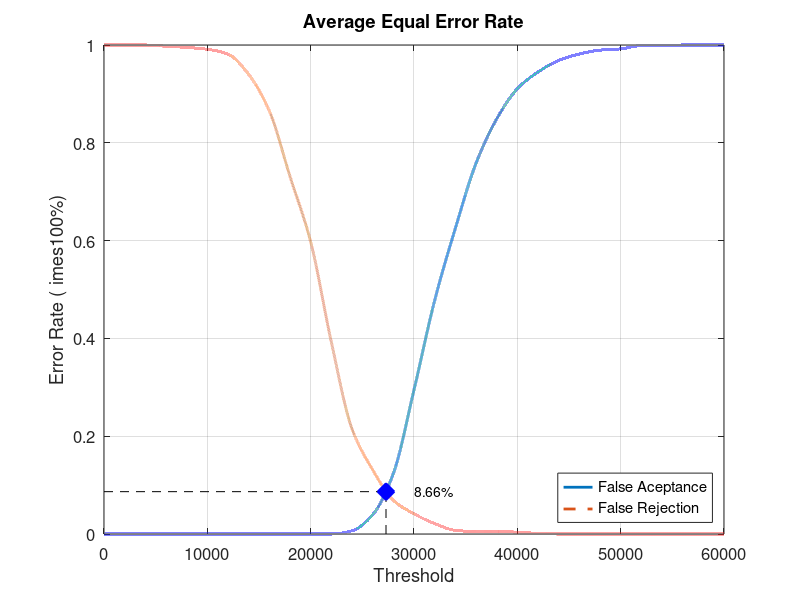
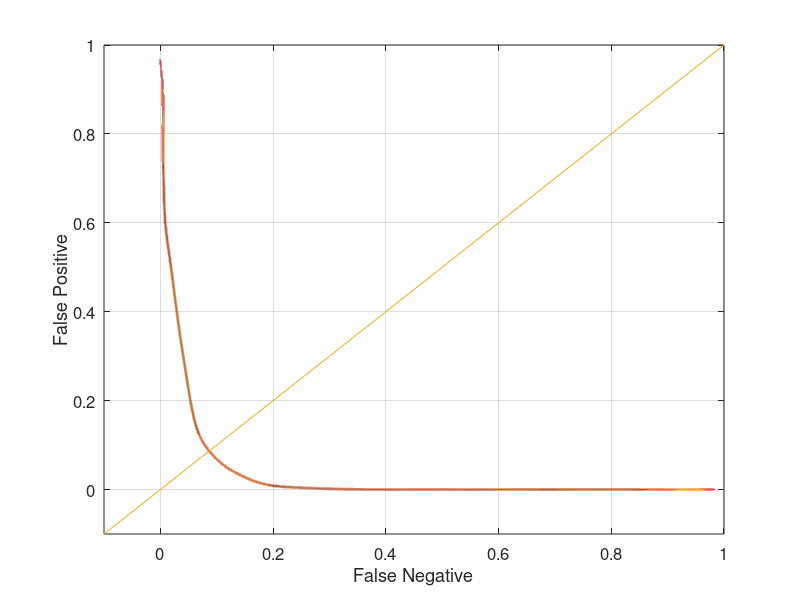

Write the MATLAB code that produced these figures, in order.
close all;
clear;
clc;
x = 0:2000:60000;
xq = 0:0.5:60000;

y0 = [0 0 0 0 0 0 0 0 0 0 0 0 0.00657895 0.0394737 0.123684 0.294737 0.477632 0.625 0.757895 0.848684 0.910526 0.944737 0.968421 0.981579 0.989474 0.992105 0.998684 0.998684 1 1 1]
yy0 = interp1(x, y0, xq, 'pchip');
y1 = [1 1 1 0.9975 0.995 0.99125 0.98125 0.94 0.865 0.73125 0.5975 0.3925 0.215 0.13125 0.06875 0.04125 0.02125 0.0075 0.005 0.005 0.00375 0.00125 0 0 0 0 0 0 0 0 0]
yy1 = interp1(x, y1, xq, 'pchip');

% Calculating EER: 
y2 = abs(y0 - y1);
find(y2 == min(y2))
yy2 = abs(yy0 - yy1);
xEER = find(yy2 == min(yy2));
xEERIndex = xq(xEER) % X-axis EER
yEER = yy0(xEER) % Y-axis EER

main = figure
plot(xq, yy0,'-','LineWidth', 2);	hold on
plot(xq, yy1,'--','LineWidth', 2);	hold on
plot([xEERIndex xEERIndex], [0 yEER], 'k--');	hold on
plot([0 xEERIndex], [yEER yEER], 'k--');	hold on
plot(xEERIndex, yEER, 'bx', 'LineWidth', 10);	hold on
text(xEERIndex + 10 * xEERIndex / 100, yEER, [num2str(round((10000 * yEER)) / 100) '%'])
legend('False Aceptance', 'False Rejection', 'Location', 'SouthEast')
xlabel('Threshold')
ylabel('Error Rate (	imes100%)')
title('Average Equal Error Rate')
set(gca, 'FontSize', 12)
axis([0 60000 0 1])
grid on

print(main, 'Experiment5AverageMain', '-dpng');
FNRxFPR = figure('Color', [1 1 1]);
plot(yy1, yy0, '-', yy1, yy0, 'LineWidth', 2);
hold on
y = -0.1:0.1:1
plot(y, y); 
set(gca, 'FontSize', 12)
xlabel('False Negative')
ylabel('False Positive')
axis([-0.1 1 -0.1 1])
set(gca, 'FontSize', 12)
grid on

print(FNRxFPR, 'Experiment5AverageFNRxFPR','-dpng');
